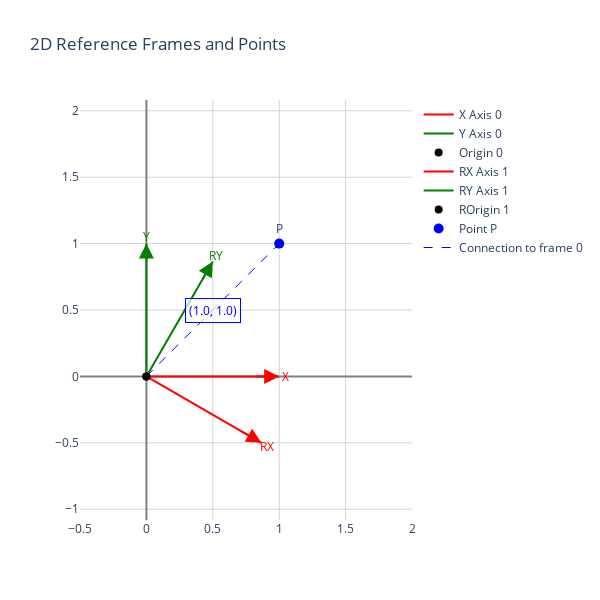

The notebook cell this image was saved under:
### Markdown cell above
### 1.2 Introducing a Rotated Frame

Now, let's introduce a second frame that is rotated 30 degrees clockwise around the origin.

When we have different reference frames, the same point in space will have different coordinate values in each frame. We need to understand how to transform coordinates from one frame to another.

### Code cell
# Create a visualization with two frames
# World frame
world_frame = [0, 0, 0, ""]  # [x, y, rotation_deg, name]

# Rotated frame (30 degrees clockwise, represented as -30 degrees)
rotation_angle = -30  # degrees (negative means clockwise)
rotated_frame = [0, 0, rotation_angle, "R"]  # [x, y, rotation_deg, name]

# Define the point
point = [1, 1, "P", "blue", 0]  # [x, y, label, color, frame_index]

# Create and display the visualization
fig = create_2d_visualization(
    points=[point],
    frames=[world_frame, rotated_frame],
    show_coords=True,
    show_labels=True
)

fig.show()

### Figure 1 — Plotly figure (JSON) as saved in the notebook; plotly's stock layout.template omitted (floating-point values rounded to 4 significant figures)
{"data": [{"line": {"color": "red", "width": 2}, "mode": "lines", "name": "X Axis 0", "type": "scatter", "x": [0, 1], "y": [0, 0]}, {"line": {"color": "green", "width": 2}, "mode": "lines", "name": "Y Axis 0", "type": "scatter", "x": [0, 0], "y": [0, 1]}, {"marker": {"color": "black", "size": 8, "symbol": "circle"}, "mode": "markers", "name": "Origin 0", "type": "scatter", "x": [0], "y": [0]}, {"line": {"color": "red", "width": 2}, "mode": "lines", "name": "RX Axis 1", "type": "scatter", "x": [0, 0.866], "y": [0, -0.5]}, {"line": {"color": "green", "width": 2}, "mode": "lines", "name": "RY Axis 1", "type": "scatter", "x": [0, 0.5], "y": [0, 0.866]}, {"marker": {"color": "black", "size": 8, "symbol": "circle"}, "mode": "markers", "name": "ROrigin 1", "type": "scatter", "x": [0], "y": [0]}, {"marker": {"color": "blue", "size": 10}, "mode": "markers+text", "name": "Point P", "text": ["P"], "textposition": "top center", "type": "scatter", "x": [1], "y": [1]}, {"line": {"color": "blue", "dash": "dash", "width": 1}, "mode": "lines", "name": "Connection to frame 0", "type": "scatter", "x": [0, 1], "y": [0, 1]}], "layout": {"annotations": [{"arrowcolor": "red", "arrowhead": 2, "arrowsize": 1.5, "arrowwidth": 2, "ax": 0.8, "axref": "x", "ay": 0, "ayref": "y", "showarrow": true, "x": 1, "xref": "x", "y": 0, "yref": "y"}, {"arrowcolor": "green", "arrowhead": 2, "arrowsize": 1.5, "arrowwidth": 2, "ax": 0, "axref": "x", "ay": 0.8, "ayref": "y", "showarrow": true, "x": 0, "xref": "x", "y": 1, "yref": "y"}, {"font": {"color": "red", "size": 12}, "showarrow": false, "text": "X", "x": 1.05, "xref": "x", "y": 0, "yref": "y"}, {"font": {"color": "green", "size": 12}, "showarrow": false, "text": "Y", "x": 0, "xref": "x", "y": 1.05, "yref": "y"}, {"arrowcolor": "red", "arrowhead": 2, "arrowsize": 1.5, "arrowwidth": 2, "ax": 0.6928, "axref": "x", "ay": -0.4, "ayref": "y", "showarrow": true, "x": 0.866, "xref": "x", "y": -0.5, "yref": "y"}, {"arrowcolor": "green", "arrowhead": 2, "arrowsize": 1.5, "arrowwidth": 2, "ax": 0.4, "axref": "x", "ay": 0.6928, "ayref": "y", "showarrow": true, "x": 0.5, "xref": "x", "y": 0.866, "yref": "y"}, {"font": {"color": "red", "size": 12}, "showarrow": false, "text": "RX", "x": 0.9093, "xref": "x", "y": -0.525, "yref": "y"}, {"font": {"color": "green", "size": 12}, "showarrow": false, "text": "RY", "x": 0.525, "xref": "x", "y": 0.9093, "yref": "y"}, {"bgcolor": "rgba(255, 255, 255, 0.7)", "bordercolor": "blue", "borderpad": 3, "borderwidth": 1, "font": {"color": "blue", "size": 12}, "showarrow": false, "text": "(1.0, 1.0)", "x": 0.5, "y": 0.5}], "height": 600, "plot_bgcolor": "white", "title": {"text": "2D Reference Frames and Points"}, "width": 600, "xaxis": {"gridcolor": "lightgray", "gridwidth": 1, "range": [-0.5, 2], "showgrid": true, "title": {"text": ""}, "zeroline": true, "zerolinecolor": "gray", "zerolinewidth": 2}, "yaxis": {"gridcolor": "lightgray", "gridwidth": 1, "range": [-0.5, 1.5], "scaleanchor": "x", "scaleratio": 1, "showgrid": true, "title": {"text": ""}, "zeroline": true, "zerolinecolor": "gray", "zerolinewidth": 2}}}
